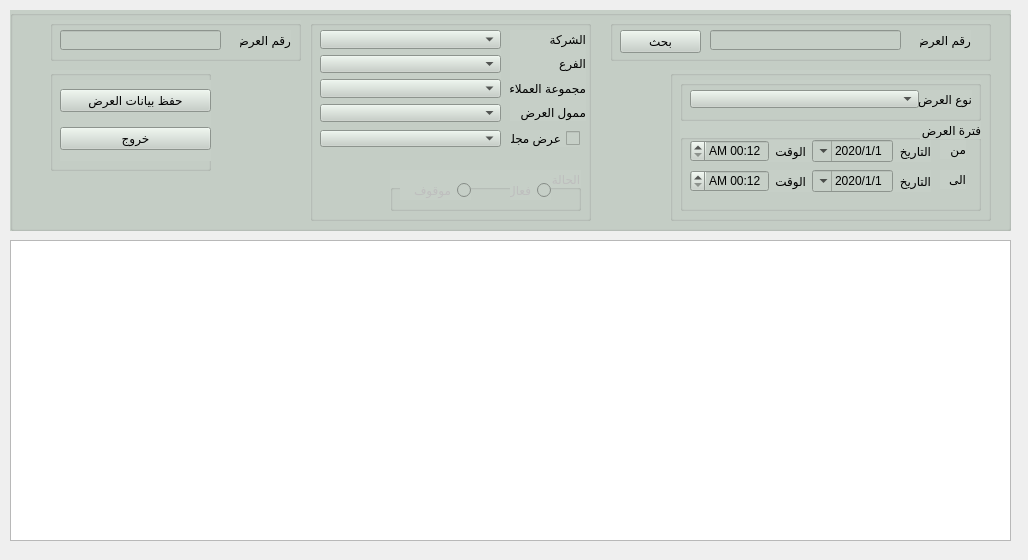
<?xml version="1.0" encoding="UTF-8"?>
<ui version="4.0">
 <class>QForm_prom_copy</class>
 <widget class="QWidget" name="QForm_prom_copy">
  <property name="geometry">
   <rect>
    <x>0</x>
    <y>0</y>
    <width>1028</width>
    <height>560</height>
   </rect>
  </property>
  <property name="minimumSize">
   <size>
    <width>1028</width>
    <height>560</height>
   </size>
  </property>
  <property name="maximumSize">
   <size>
    <width>1028</width>
    <height>560</height>
   </size>
  </property>
  <property name="windowTitle">
   <string>انشاء عرض من اخر منتهى</string>
  </property>
  <property name="toolTip">
   <string/>
  </property>
  <property name="layoutDirection">
   <enum>Qt::RightToLeft</enum>
  </property>
  <widget class="QWidget" name="gridLayoutWidget">
   <property name="geometry">
    <rect>
     <x>190</x>
     <y>70</y>
     <width>2</width>
     <height>2</height>
    </rect>
   </property>
   <layout class="QGridLayout" name="gridLayout_2"/>
  </widget>
  <widget class="QGroupBox" name="groupBox">
   <property name="geometry">
    <rect>
     <x>10</x>
     <y>10</y>
     <width>1001</width>
     <height>221</height>
    </rect>
   </property>
   <property name="font">
    <font>
     <pointsize>10</pointsize>
     <weight>50</weight>
     <bold>false</bold>
    </font>
   </property>
   <property name="layoutDirection">
    <enum>Qt::LeftToRight</enum>
   </property>
   <property name="styleSheet">
    <string notr="true">
background-color: rgb(198, 207, 199);</string>
   </property>
   <property name="title">
    <string/>
   </property>
   <widget class="QGroupBox" name="QgroupBox_det">
    <property name="geometry">
     <rect>
      <x>300</x>
      <y>10</y>
      <width>281</width>
      <height>201</height>
     </rect>
    </property>
    <property name="title">
     <string/>
    </property>
    <widget class="QWidget" name="layoutWidget">
     <property name="geometry">
      <rect>
       <x>10</x>
       <y>10</y>
       <width>181</width>
       <height>92</height>
      </rect>
     </property>
     <layout class="QVBoxLayout" name="verticalLayout_3">
      <item>
       <widget class="QComboBox" name="Qcombo_company"/>
      </item>
      <item>
       <widget class="QComboBox" name="Qcombo_branch"/>
      </item>
      <item>
       <widget class="QComboBox" name="Qcombo_cust_group"/>
      </item>
      <item>
       <widget class="QComboBox" name="Qcombo_sponsor"/>
      </item>
     </layout>
    </widget>
    <widget class="QWidget" name="layoutWidget">
     <property name="geometry">
      <rect>
       <x>200</x>
       <y>10</y>
       <width>76</width>
       <height>91</height>
      </rect>
     </property>
     <layout class="QVBoxLayout" name="verticalLayout_2">
      <item>
       <widget class="QLabel" name="label_4">
        <property name="text">
         <string>الشركة</string>
        </property>
       </widget>
      </item>
      <item>
       <widget class="QLabel" name="label_11">
        <property name="text">
         <string>الفرع</string>
        </property>
       </widget>
      </item>
      <item>
       <widget class="QLabel" name="label_5">
        <property name="text">
         <string>مجموعة العملاء</string>
        </property>
       </widget>
      </item>
      <item>
       <widget class="QLabel" name="label_6">
        <property name="text">
         <string>ممول العرض</string>
        </property>
       </widget>
      </item>
     </layout>
    </widget>
    <widget class="QCheckBox" name="QcheckBox_magazine">
     <property name="geometry">
      <rect>
       <x>200</x>
       <y>110</y>
       <width>70</width>
       <height>17</height>
      </rect>
     </property>
     <property name="layoutDirection">
      <enum>Qt::RightToLeft</enum>
     </property>
     <property name="text">
      <string>عرض مجلة</string>
     </property>
    </widget>
    <widget class="QComboBox" name="Qcombo_magazine">
     <property name="geometry">
      <rect>
       <x>10</x>
       <y>110</y>
       <width>181</width>
       <height>17</height>
      </rect>
     </property>
    </widget>
    <widget class="QGroupBox" name="groupBox_6">
     <property name="enabled">
      <bool>false</bool>
     </property>
     <property name="geometry">
      <rect>
       <x>80</x>
       <y>150</y>
       <width>191</width>
       <height>41</height>
      </rect>
     </property>
     <property name="layoutDirection">
      <enum>Qt::RightToLeft</enum>
     </property>
     <property name="title">
      <string>الحالة</string>
     </property>
     <widget class="QRadioButton" name="Qradio_active">
      <property name="geometry">
       <rect>
        <x>120</x>
        <y>10</y>
        <width>41</width>
        <height>20</height>
       </rect>
      </property>
      <property name="layoutDirection">
       <enum>Qt::RightToLeft</enum>
      </property>
      <property name="text">
       <string>فعال</string>
      </property>
     </widget>
     <widget class="QRadioButton" name="Qradio_inactive">
      <property name="geometry">
       <rect>
        <x>10</x>
        <y>10</y>
        <width>71</width>
        <height>20</height>
       </rect>
      </property>
      <property name="layoutDirection">
       <enum>Qt::RightToLeft</enum>
      </property>
      <property name="text">
       <string>موقوف</string>
      </property>
     </widget>
    </widget>
   </widget>
   <widget class="QGroupBox" name="groupBox_5">
    <property name="geometry">
     <rect>
      <x>600</x>
      <y>10</y>
      <width>381</width>
      <height>41</height>
     </rect>
    </property>
    <property name="layoutDirection">
     <enum>Qt::RightToLeft</enum>
    </property>
    <property name="title">
     <string/>
    </property>
    <widget class="QLabel" name="label_12">
     <property name="geometry">
      <rect>
       <x>310</x>
       <y>10</y>
       <width>51</width>
       <height>20</height>
      </rect>
     </property>
     <property name="text">
      <string>رقم العرض</string>
     </property>
    </widget>
    <widget class="QLineEdit" name="Qline_promotion">
     <property name="geometry">
      <rect>
       <x>100</x>
       <y>10</y>
       <width>191</width>
       <height>20</height>
      </rect>
     </property>
    </widget>
    <widget class="QPushButton" name="Qbtn_search">
     <property name="geometry">
      <rect>
       <x>10</x>
       <y>10</y>
       <width>81</width>
       <height>23</height>
      </rect>
     </property>
     <property name="text">
      <string>بحث</string>
     </property>
    </widget>
   </widget>
   <widget class="QGroupBox" name="QgroupBox_prom">
    <property name="geometry">
     <rect>
      <x>660</x>
      <y>60</y>
      <width>321</width>
      <height>151</height>
     </rect>
    </property>
    <property name="title">
     <string/>
    </property>
    <widget class="QGroupBox" name="groupBox_2">
     <property name="geometry">
      <rect>
       <x>10</x>
       <y>50</y>
       <width>301</width>
       <height>91</height>
      </rect>
     </property>
     <property name="layoutDirection">
      <enum>Qt::RightToLeft</enum>
     </property>
     <property name="title">
      <string>فترة العرض</string>
     </property>
     <widget class="QWidget" name="layoutWidget">
      <property name="geometry">
       <rect>
        <x>10</x>
        <y>20</y>
        <width>241</width>
        <height>22</height>
       </rect>
      </property>
      <layout class="QHBoxLayout" name="horizontalLayout">
       <item>
        <widget class="QLabel" name="label_3">
         <property name="text">
          <string>التاريخ</string>
         </property>
        </widget>
       </item>
       <item>
        <widget class="QDateTimeEdit" name="Qdate_from">
         <property name="layoutDirection">
          <enum>Qt::RightToLeft</enum>
         </property>
         <property name="minimumDateTime">
          <datetime>
           <hour>0</hour>
           <minute>0</minute>
           <second>0</second>
           <year>2020</year>
           <month>1</month>
           <day>1</day>
          </datetime>
         </property>
         <property name="displayFormat">
          <string>d/M/yyyy</string>
         </property>
         <property name="calendarPopup">
          <bool>true</bool>
         </property>
        </widget>
       </item>
       <item>
        <widget class="QLabel" name="label_2">
         <property name="text">
          <string>الوقت</string>
         </property>
        </widget>
       </item>
       <item>
        <widget class="QDateTimeEdit" name="Qtime_from">
         <property name="displayFormat">
          <string>h:mm AP</string>
         </property>
         <property name="calendarPopup">
          <bool>false</bool>
         </property>
        </widget>
       </item>
      </layout>
     </widget>
     <widget class="QLabel" name="label_9">
      <property name="geometry">
       <rect>
        <x>260</x>
        <y>20</y>
        <width>26</width>
        <height>19</height>
       </rect>
      </property>
      <property name="text">
       <string>من</string>
      </property>
     </widget>
     <widget class="QLabel" name="label_10">
      <property name="geometry">
       <rect>
        <x>260</x>
        <y>50</y>
        <width>26</width>
        <height>19</height>
       </rect>
      </property>
      <property name="text">
       <string>الى</string>
      </property>
     </widget>
     <widget class="QWidget" name="layoutWidget_2">
      <property name="geometry">
       <rect>
        <x>10</x>
        <y>50</y>
        <width>241</width>
        <height>22</height>
       </rect>
      </property>
      <layout class="QHBoxLayout" name="horizontalLayout_2">
       <item>
        <widget class="QLabel" name="label_8">
         <property name="text">
          <string>التاريخ</string>
         </property>
        </widget>
       </item>
       <item>
        <widget class="QDateTimeEdit" name="Qdate_to">
         <property name="minimumDateTime">
          <datetime>
           <hour>0</hour>
           <minute>0</minute>
           <second>0</second>
           <year>2020</year>
           <month>1</month>
           <day>1</day>
          </datetime>
         </property>
         <property name="displayFormat">
          <string>d/M/yyyy</string>
         </property>
         <property name="calendarPopup">
          <bool>true</bool>
         </property>
        </widget>
       </item>
       <item>
        <widget class="QLabel" name="label_7">
         <property name="text">
          <string>الوقت</string>
         </property>
        </widget>
       </item>
       <item>
        <widget class="QDateTimeEdit" name="Qtime_to">
         <property name="displayFormat">
          <string>h:mm AP</string>
         </property>
         <property name="calendarPopup">
          <bool>false</bool>
         </property>
        </widget>
       </item>
      </layout>
     </widget>
    </widget>
    <widget class="QGroupBox" name="groupBox_4">
     <property name="geometry">
      <rect>
       <x>10</x>
       <y>10</y>
       <width>301</width>
       <height>41</height>
      </rect>
     </property>
     <property name="layoutDirection">
      <enum>Qt::RightToLeft</enum>
     </property>
     <property name="title">
      <string/>
     </property>
     <widget class="QLabel" name="label">
      <property name="geometry">
       <rect>
        <x>180</x>
        <y>10</y>
        <width>112</width>
        <height>18</height>
       </rect>
      </property>
      <property name="text">
       <string>نوع العرض</string>
      </property>
     </widget>
     <widget class="QComboBox" name="Qcombo_promotion">
      <property name="geometry">
       <rect>
        <x>10</x>
        <y>10</y>
        <width>229</width>
        <height>18</height>
       </rect>
      </property>
      <property name="layoutDirection">
       <enum>Qt::LeftToRight</enum>
      </property>
      <property name="modelColumn">
       <number>0</number>
      </property>
     </widget>
    </widget>
   </widget>
   <widget class="QGroupBox" name="groupBox_8">
    <property name="geometry">
     <rect>
      <x>40</x>
      <y>60</y>
      <width>161</width>
      <height>101</height>
     </rect>
    </property>
    <property name="title">
     <string/>
    </property>
    <widget class="QWidget" name="layoutWidget">
     <property name="geometry">
      <rect>
       <x>10</x>
       <y>10</y>
       <width>151</width>
       <height>81</height>
      </rect>
     </property>
     <layout class="QVBoxLayout" name="verticalLayout">
      <item>
       <widget class="QPushButton" name="Qbtn_save">
        <property name="text">
         <string>حفظ بيانات العرض</string>
        </property>
       </widget>
      </item>
      <item>
       <widget class="QPushButton" name="Qbtn_exit">
        <property name="text">
         <string>خروج</string>
        </property>
       </widget>
      </item>
     </layout>
    </widget>
   </widget>
   <widget class="QGroupBox" name="groupBox_7">
    <property name="geometry">
     <rect>
      <x>40</x>
      <y>10</y>
      <width>251</width>
      <height>41</height>
     </rect>
    </property>
    <property name="layoutDirection">
     <enum>Qt::RightToLeft</enum>
    </property>
    <property name="title">
     <string/>
    </property>
    <widget class="QLabel" name="label_13">
     <property name="geometry">
      <rect>
       <x>190</x>
       <y>10</y>
       <width>51</width>
       <height>20</height>
      </rect>
     </property>
     <property name="text">
      <string>رقم العرض </string>
     </property>
    </widget>
    <widget class="QLineEdit" name="Qline_promotion_2">
     <property name="enabled">
      <bool>false</bool>
     </property>
     <property name="geometry">
      <rect>
       <x>10</x>
       <y>10</y>
       <width>161</width>
       <height>20</height>
      </rect>
     </property>
    </widget>
   </widget>
  </widget>
  <widget class="QWidget" name="gridLayoutWidget_4">
   <property name="geometry">
    <rect>
     <x>10</x>
     <y>240</y>
     <width>1001</width>
     <height>301</height>
    </rect>
   </property>
   <layout class="QGridLayout" name="gridLayout_7">
    <item row="0" column="0">
     <widget class="QTableWidget" name="Qtable_promotion"/>
    </item>
   </layout>
  </widget>
 </widget>
 <resources/>
 <connections/>
</ui>
